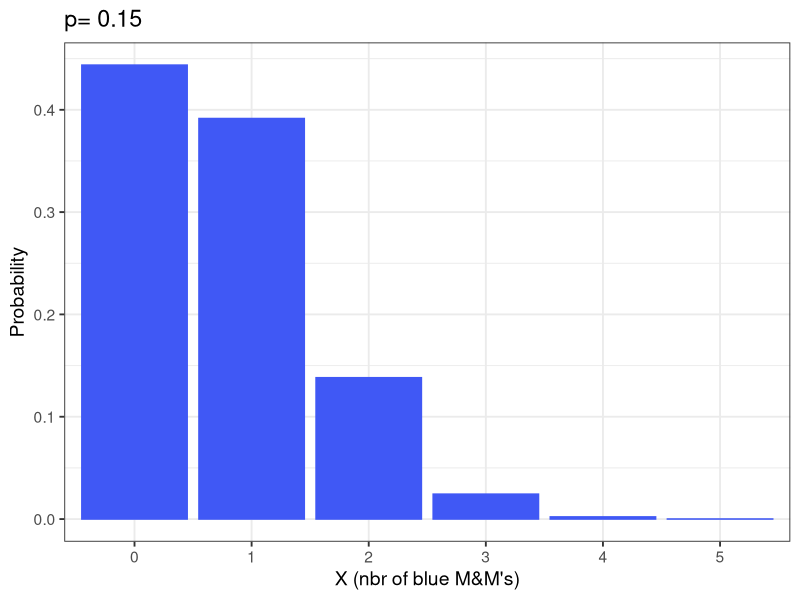

The R source for this figure:
## ---- chunk 1
knitr::opts_chunk$set(echo = TRUE)
## ---- chunk 2
library(ggplot2)
## ---- chunk 3
make_my_MMs_plot <- function(p=0.15) {
  nbrB<-c(0:5)
  Cnx<-c(1,5,10,10,5,1)
  probB<-NULL
  for(i in 1:6) {
    probB[i]<-Cnx[i]*p^nbrB[i]*(1-p)^(5-nbrB[i])
  }
  dataMMs<-data.frame(nbrB=factor(nbrB),
                      prob=probB)
  ggplot(dataMMs,aes(x=nbrB,
                     y=probB))+
    geom_bar(stat = "identity",
             col="#4058F5",
             fill="#4058F5")+
    ylab("Probability")+
    xlab("X (nbr of blue M&M's)")+
    ggtitle(paste("p=",p))+
    theme_bw(base_size = 14)
}
## ---- chunk 4
make_my_MMs_plot(p=0.15)
